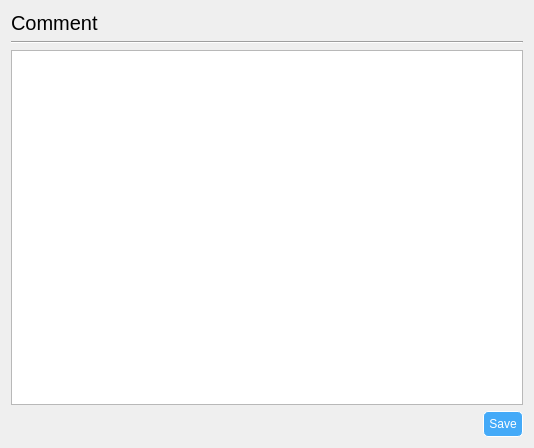
<?xml version="1.0" encoding="UTF-8"?>
<ui version="4.0">
 <class>newComment</class>
 <widget class="QDialog" name="newComment">
  <property name="geometry">
   <rect>
    <x>0</x>
    <y>0</y>
    <width>534</width>
    <height>448</height>
   </rect>
  </property>
  <property name="windowTitle">
   <string>Dialog</string>
  </property>
  <layout class="QVBoxLayout" name="verticalLayout">
   <item>
    <widget class="QLabel" name="label_comment">
     <property name="styleSheet">
      <string notr="true">font-size:15pt</string>
     </property>
     <property name="text">
      <string>Comment</string>
     </property>
    </widget>
   </item>
   <item>
    <widget class="Line" name="line">
     <property name="orientation">
      <enum>Qt::Horizontal</enum>
     </property>
    </widget>
   </item>
   <item>
    <widget class="QPlainTextEdit" name="content_plainTextEdit"/>
   </item>
   <item>
    <layout class="QHBoxLayout" name="horizontalLayout">
     <item>
      <spacer name="horizontalSpacer">
       <property name="orientation">
        <enum>Qt::Horizontal</enum>
       </property>
       <property name="sizeHint" stdset="0">
        <size>
         <width>40</width>
         <height>20</height>
        </size>
       </property>
      </spacer>
     </item>
     <item>
      <widget class="QPushButton" name="save_pushButton">
       <property name="cursor">
        <cursorShape>PointingHandCursor</cursorShape>
       </property>
       <property name="styleSheet">
        <string notr="true">QPushButton{
color:white;
border:1px solid white;
border-radius:5px;
padding:5px;
background:rgb(68, 170, 248)
}
QPushButton:hover
{
	border:1px solid rgb(32, 74, 135);
	border-radius:5px;
	background:rgb(48, 162, 249);
}</string>
       </property>
       <property name="text">
        <string>Save</string>
       </property>
      </widget>
     </item>
    </layout>
   </item>
  </layout>
 </widget>
 <resources/>
 <connections/>
</ui>
